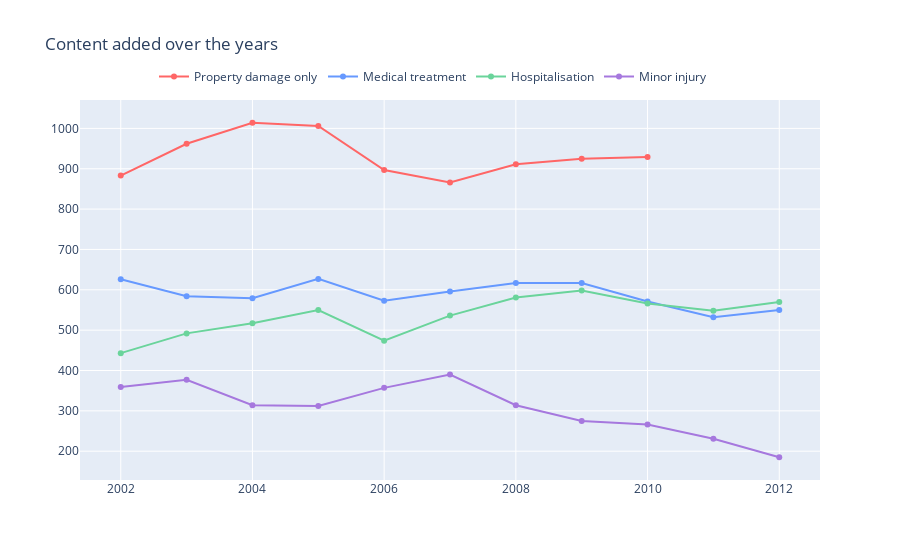

Source (notebook cell):
### Markdown cell above
### สรุปผล
ระดับความรุนแรงในการเกิดอุบัติเหตุส่วนใหญ่เป็นประเภท Property damage only คิดเป็นร้อยละ 34.4%

### Code cell
d1 = roaddata[roaddata["Crash_Severity"] == "Property damage only"]
d2 = roaddata[roaddata["Crash_Severity"] == "Medical treatment"]
d3 = roaddata[roaddata["Crash_Severity"] == "Hospitalisation"]
d4 = roaddata[roaddata["Crash_Severity"] == "Minor injury"]

col = "Crash_Year"

vc1 = d1[col].value_counts().reset_index()
vc1 = vc1.rename(columns = {col : "count", "index" : col})
vc1['percent'] = vc1['count'].apply(lambda x : 100*x/sum(vc1['count']))
vc1 = vc1.sort_values(col)

vc2 = d2[col].value_counts().reset_index()
vc2 = vc2.rename(columns = {col : "count", "index" : col})
vc2['percent'] = vc2['count'].apply(lambda x : 100*x/sum(vc2['count']))
vc2 = vc2.sort_values(col)

vc3 = d3[col].value_counts().reset_index()
vc3 = vc3.rename(columns = {col : "count", "index" : col})
vc3['percent'] = vc3['count'].apply(lambda x : 100*x/sum(vc3['count']))
vc3 = vc3.sort_values(col)

vc4 = d4[col].value_counts().reset_index()
vc4 = vc4.rename(columns = {col : "count", "index" : col})
vc4['percent'] = vc4['count'].apply(lambda x : 100*x/sum(vc4['count']))
vc4 = vc4.sort_values(col)


trace1 = go.Scatter(x=vc1[col], y=vc1["count"], name="Property damage only", marker=dict(color="#ff6666"))
trace2 = go.Scatter(x=vc2[col], y=vc2["count"], name="Medical treatment", marker=dict(color="#6699ff"))
trace3 = go.Scatter(x=vc3[col], y=vc3["count"], name="Hospitalisation", marker=dict(color="#6ad49b"))
trace4 = go.Scatter(x=vc4[col], y=vc4["count"], name="Minor injury", marker=dict(color="#a678de"))
data = [trace1, trace2, trace3,trace4]
layout = go.Layout(title="Content added over the years", legend=dict(x=0.1, y=1.1, orientation="h"))
fig = go.Figure(data, layout=layout)
fig.show()

### Figure 1 — Plotly figure (JSON) as saved in the notebook; plotly's stock layout.template omitted (floating-point values rounded to 4 significant figures)
{"data": [{"marker": {"color": "#ff6666"}, "name": "Property damage only", "type": "scatter", "x": [2002, 2003, 2004, 2005, 2006, 2007, 2008, 2009, 2010], "y": [883, 962, 1014, 1006, 897, 866, 911, 925, 929]}, {"marker": {"color": "#6699ff"}, "name": "Medical treatment", "type": "scatter", "x": [2002, 2003, 2004, 2005, 2006, 2007, 2008, 2009, 2010, 2011, 2012], "y": [626, 584, 579, 627, 573, 596, 617, 617, 571, 532, 550]}, {"marker": {"color": "#6ad49b"}, "name": "Hospitalisation", "type": "scatter", "x": [2002, 2003, 2004, 2005, 2006, 2007, 2008, 2009, 2010, 2011, 2012], "y": [443, 492, 517, 550, 474, 536, 581, 598, 566, 548, 570]}, {"marker": {"color": "#a678de"}, "name": "Minor injury", "type": "scatter", "x": [2002, 2003, 2004, 2005, 2006, 2007, 2008, 2009, 2010, 2011, 2012], "y": [359, 377, 314, 312, 357, 390, 314, 275, 266, 231, 185]}], "layout": {"legend": {"orientation": "h", "x": 0.1, "y": 1.1}, "title": {"text": "Content added over the years"}}}
